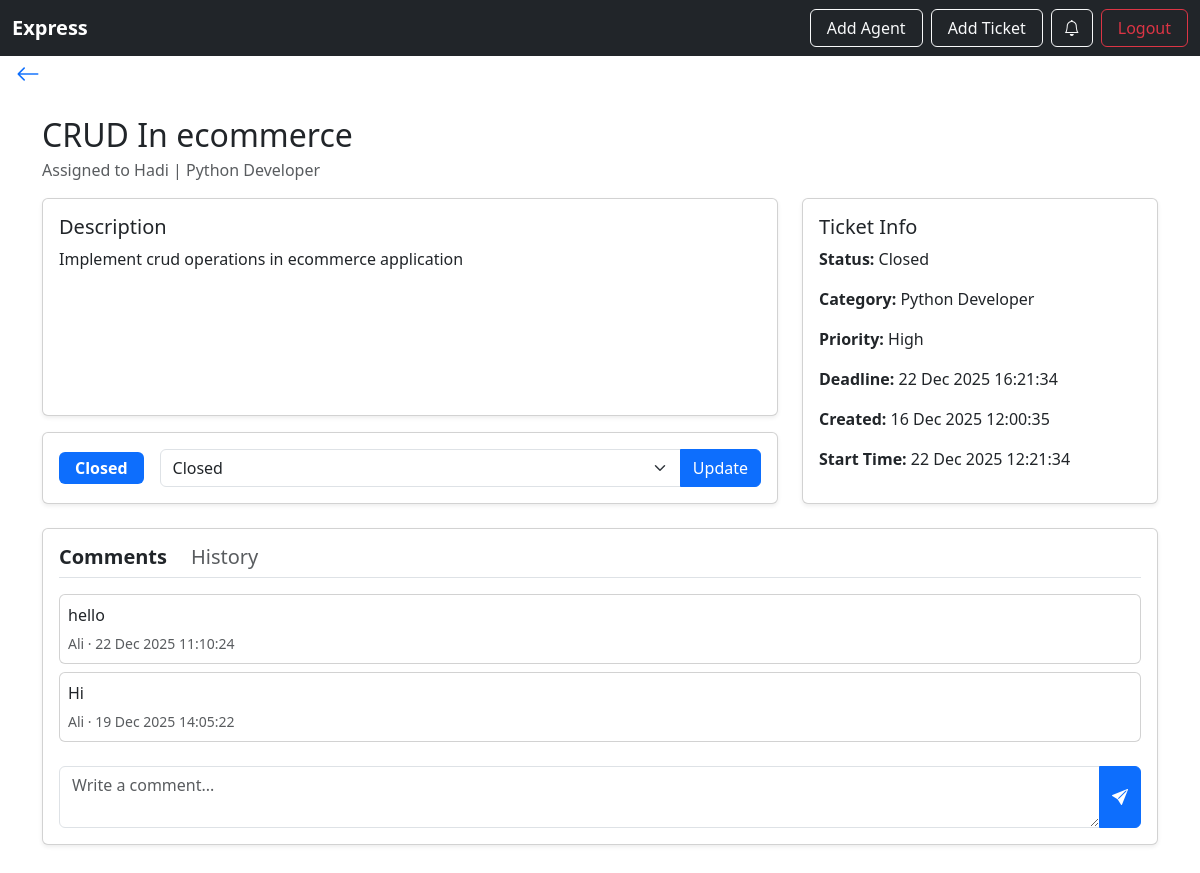
The app's page /ticket/2/ (signed in) with its own data.
### ticketing/models/users.py (models this page shows)
class AppUser(models.Model):
    account_id=models.ForeignKey(Account,on_delete=models.CASCADE)
    name = models.CharField(max_length=255)
    email = models.EmailField()
    password = models.CharField(max_length=72)
    job_title = models.CharField(max_length=20)
    role = models.CharField(
        choices=UserType.choices,
        default=UserType.CUSTOMER
    )
    is_active = models.BooleanField(default=True)
    deleted_at = models.DateTimeField(null=True, blank=True)
    class Meta:
        constraints=[
            UniqueConstraint(fields=('account_id','email'),name='unique_agent')
        ]

class Account(models.Model):
    portal=models.CharField(max_length=255,unique=True)

### ticketing/models/tickets.py (models this page shows, shortened)
class Ticket(models.Model):
    creator_id = models.ForeignKey(
        AppUser,
        related_name="assigned_by",
        on_delete=models.CASCADE,
        limit_choices_to={'role': UserType.CUSTOMER}
    )
    title = models.CharField(unique=True, max_length=255)
    description = models.TextField()
    priority_id = models.ForeignKey(TicketPriority, on_delete=models.CASCADE)
    status = models.ForeignKey(
        TicketStatus,
        on_delete=models.CASCADE,
        default="TODO"
    )
    start_time = models.DateTimeField(null=True, blank=True)
    deadline = models.DateTimeField(null=True, blank=True)
    ticket_category = models.CharField(max_length=20)
    created_at = models.DateTimeField(auto_now_add=True)
    changed_at = models.DateTimeField(auto_now=True)
    assignee_id = models.ForeignKey(
        AppUser,
        related_name="assigned_to",
        null=True,
        blank=True,
        on_delete=models.SET_NULL,
        limit_choices_to={'role': UserType.AGENT}
    )

class TicketStatus(models.Model):
    status = models.CharField(max_length=70, unique=True)
    def __str__(self):
        return self.status

class TicketPriority(models.Model):
    priority = models.CharField(max_length=6)
    duration = models.DurationField()
    def __str__(self):
        return self.priority

### ticketing/models/comments.py (models this page shows, shortened)
class Thread(models.Model):
    thread_group = models.UUIDField(default=uuid.uuid4, editable=False)
    body = models.TextField(max_length=450)
    commented_by = models.ForeignKey(AppUser, on_delete=models.CASCADE)
    created_at = models.DateTimeField(auto_now_add=True)

### ticketing/views/ticket_views.py (the view, shortened to what this page needs)
# urls.py: path("<int:pk>/", TicketDetailView.as_view(), name="ticket_detail"),
class TicketDetailView(AccountAwareMixin, View):
    login_url = "/login/"
    def get(self, request, pk):
        ticket = get_object_or_404(Ticket, pk=pk)
        if request.user.account_id != ticket.creator_id.account_id:
            return HttpResponseForbidden("You cannot view this ticket.")
        comments = Thread.objects.filter(
            comment_entry__ticket=ticket
        ).order_by("-created_at")
        history = TicketHistory.objects.filter(
            ticket=ticket
        ).select_related("updated_by").order_by("-updated_at")
        form = ThreadForm()
        current_status = ticket.status.status
        allowed = get_allowed_transitions(current_status)
        allowed.append(current_status)
        if "In-Progress" in allowed and not ticket.assignee_id:
            allowed.remove("In-Progress")
        allowed_statuses = TicketStatus.objects.filter(
            status__in=allowed
        )
        replies_dict = {}
        for comment in comments:
            replies = Thread.objects.filter(
                thread_group=comment.thread_group
            ).exclude(id=comment.id).order_by("created_at")
            replies_dict[comment.id] = replies
        return render(request, "ticket_detail.html", {
            "ticket": ticket,
            "comments": comments,
            "history": history,
            "replies_dict": replies_dict,
            "form": form,
            "allowed_statuses": allowed_statuses,
        })

### ticketing/serializers/comment_form.py
class ThreadForm(forms.ModelForm):
    class Meta:
        model = Thread
        fields = ["body"]
        widgets = {
            "body": forms.Textarea(
                attrs={
                    "rows": 2,
                    "placeholder": "Write a comment...",
                    "class": "form-control",
                }
            )
        }

### ticketing/notification_context.py (called while the page is built)
def notifications_processor(request):
    user = getattr(request, "user", None)
    if not user or not getattr(user, "id", None):
        return {"notifications": [], "unread_count": 0}
    qs = NotificationRecipient.objects.filter(
        user_id=user.id
    ).select_related(
        "notification", "notification__ticket"
    ).order_by("-notification__sent_at")
    unread_count = qs.filter(is_read=False).count()
    notifications = qs[:10]
    return {
        "notifications": notifications,
        "unread_count": unread_count
    }

### ticketing/permissions.py (called while the page is built)
    def dispatch(self, request, *args, **kwargs):
        user_id = request.session.get("user_id")
        if not user_id:
            return redirect(self.login_url)
        try:
            request.user = AppUser.objects.get(id=user_id)
        except AppUser.DoesNotExist:
            return redirect(self.login_url)
        return super().dispatch(request, *args, **kwargs)

### ticketing/utils/status_transition.py (called while the page is built)
def get_allowed_transitions(current_status):
    transitions = {
        "TODO": ["In-Progress"],
        "In-Progress": ["Waiting-For-Customer", "Resolved"],
        "Waiting-For-Customer": ["In-Progress", "Resolved"],
        "Resolved": ["Closed"],
        "Closed": [],
        "Escalated": ["In-Progress"],
    }
    return transitions.get(current_status, [])

### ticketing/templates/ticket_detail.html (shortened to what this page needs)
{% load static %}
<!DOCTYPE html>
<html lang="en">
<head>
    <link rel="stylesheet" href="{% static 'css/bootstrap.min.css' %}">
    <link rel="stylesheet"
          href="https://cdn.jsdelivr.net/npm/bootstrap-icons@1.11.1/font/bootstrap-icons.css">
</head>
<body>
{% if user.role == 'Customer' %}
    {% include "customer_navbar.html" %}
{% else %}
    {% include "agent_navbar.html" %}
{% endif %}
<div class="mb-3 ms-3">
    <a href="{% if ticket.creator_id.role == 'Customer' %}
                {% url 'customer_dashboard_page' %}
             {% else %}
                {% url 'agent_dashboard' %}
             {% endif %}"
       class="text-decoration-none fs-4">
        <i class="bi bi-arrow-left"></i>
    </a>
</div>
<div class="container mt-4 d-flex justify-content-center">
    <div class="w-100" style="max-width:1400px;">
        <div class="mb-3">
            <h2 class="mb-1">{{ ticket.title }}</h2>
            <div class="text-muted">
                {% if ticket.assignee_id %}
                    Assigned to {{ ticket.assignee_id.name }} | {{ ticket.assignee_id.job_title }}
                {% else %}
                    Unassigned
                {% endif %}
            </div>
        </div>
        <div class="row mb-4 align-items-stretch">
            <div class="col-lg-8 d-flex flex-column gap-3">
                <div class="card shadow-sm flex-grow-1">
                    <div class="card-body h-100 d-flex flex-column">
                        <h5>Description</h5>
                        <p class="mb-0 flex-grow-1">{{ ticket.description }}</p>
                    </div>
                </div>
                <div class="card shadow-sm">
                    <div class="card-body d-flex align-items-center gap-3">
                        <span class="badge bg-primary px-3 py-2 fs-6">
                            {{ ticket.status }}
                        </span>
                        <form method="post"
                              action="{% url 'update_ticket_status' ticket.id %}"
                              class="d-flex flex-grow-1">
                            <div class="input-group">
                                <select name="status" class="form-select">
                                    {% for status in allowed_statuses %}
                                        <option value="{{ status.id }}"
                                                {% if status == ticket.status %}selected{% endif %}>
                                            {{ status.status }}
                                        </option>
                                    {% endfor %}
                                </select>
                                <button class="btn btn-primary">Update</button>
                            </div>
                        </form>
                    </div>
                </div>
            </div>
            <div class="col-lg-4">
                <div class="card shadow-sm h-100">
                    <div class="card-body">
                        <h5>Ticket Info</h5>
                        <p><strong>Status:</strong> {{ ticket.status }}</p>
                        <p><strong>Category:</strong> {{ ticket.ticket_category }}</p>
                        <p><strong>Priority:</strong> {{ ticket.priority_id }}</p>
                        <p><strong>Deadline:</strong> {{ ticket.deadline|date:"d M Y H:i:s"|default:"-" }}</p>
                        <p><strong>Created:</strong> {{ ticket.created_at|date:"d M Y H:i:s" }}</p>
                        <p><strong>Start Time:</strong> {{ ticket.start_time|date:"d M Y H:i:s"|default:"-" }}</p>
                    </div>
                </div>
            </div>
        </div>
        <div class="card shadow-sm mb-5">
            <div class="card-body">
                <div class="d-flex gap-4 border-bottom pb-2 mb-3">
                    <h5 class="mb-0 tab-btn fw-bold"
                        data-target="comments"
                        style="cursor:pointer;">
                        Comments
                    </h5>
                    <h5 class="mb-0 tab-btn text-muted"
                        data-target="history"
                        style="cursor:pointer;">
                        History
                    </h5>
                </div>
                <div id="comments" class="tab-body">
                    <div style="max-height:400px; overflow-y:auto;" class="mb-3">
                        {% for comment in comments %}
                            <div class="card mb-2">
                                <div class="card-body p-2">
                                    <p class="mb-1">{{ comment.body }}</p>
                                    <small class="text-muted">
                                        {{ comment.commented_by.name }} ·
                                        {{ comment.created_at|date:"d M Y H:i:s" }}
                                    </small>
                                </div>
                            </div>
                        {% empty %}
                            <p class="text-muted text-center">No comments yet.</p>
                        {% endfor %}
                    </div>
                    <form method="post" action="{% url 'ticket_detail' ticket.id %}">
                        <div class="input-group">
                            {{ form.body }}
                            <button class="btn btn-primary">
                                <i class="bi bi-send-fill"></i>
                            </button>
                        </div>
                    </form>
                </div>
            </div>
        </div>
    </div>
</div>
</body>
</html>

### ticketing/templates/customer_navbar.html (shortened to what this page needs)
<nav class="navbar navbar-expand-lg navbar-dark bg-dark">
    <div class="container-fluid">
        <a class="navbar-brand fw-bold" href="{% url 'customer_dashboard_page' %}">{{ user.account_id.portal }}</a>
        <div class="collapse navbar-collapse" id="navbarNav">
            <ul class="navbar-nav ms-auto">
                <li class="nav-item me-2">
                    <a class="btn btn-outline-light px-3" href="{% url 'create-agent_api' %}">
                        Add Agent
                    </a>
                </li>
                <li class="nav-item me-2">
                    <a class="btn btn-outline-light px-3" href="{% url 'create-ticket' %}">
                        Add Ticket
                    </a>
                </li>
                <li class="nav-item me-2">
                    <button type="button" class="btn btn-outline-light position-relative" data-bs-toggle="modal" data-bs-target="#notificationsModal">
                        <i class="bi bi-bell"></i>
                    </button>
                </li>
                <li class="nav-item">
                    <a class="btn btn-outline-danger px-3" href="{% url 'logout' %}">
                        Logout
                    </a>
                </li>
            </ul>
        </div>
    </div>
</nav>

### records on screen
AppUser: account_id.portal "Express"
Ticket: title "CRUD In ecommerce", assignee_id.name "Hadi", assignee_id.job_title "Python Developer", description "Implement crud operations in ecommerce application", status "Closed", ticket_category "Python Developer", priority_id "High", deadline "22 Dec 2025 16:21:34", created_at "16 Dec 2025 12:00:35", start_time "22 Dec 2025 12:21:34"
Thread: body "hello", commented_by.name "Ali", created_at "22 Dec 2025 11:10:24"
Thread: body "Hi", commented_by.name "Ali", created_at "19 Dec 2025 14:05:22"
